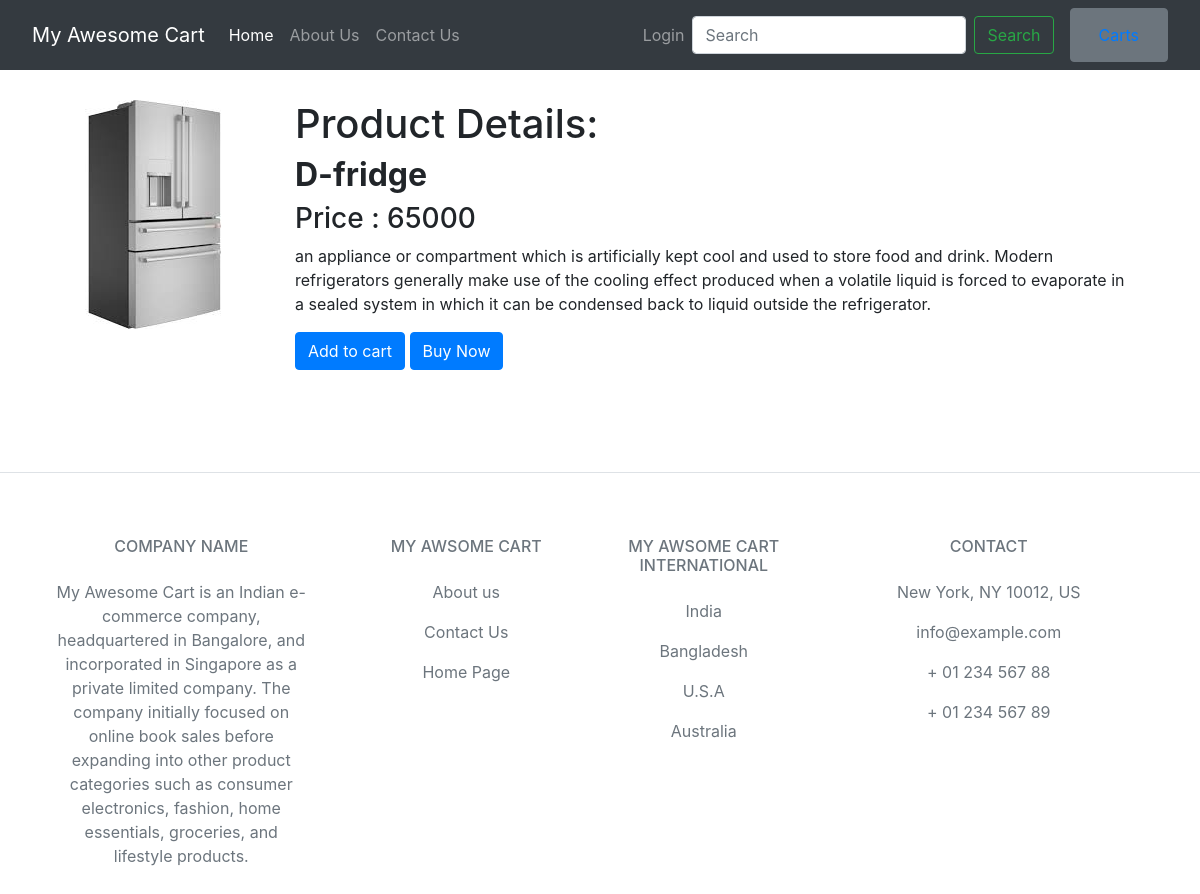
Page /prod_name/4 on the committed database.
### shop_sec/models.py (models this page shows, shortened)
class Product(models.Model):
    category =models.CharField(max_length=20,default="Not Known")
    sub_category=models.CharField(max_length=20, blank=True)
    prod_name=models.CharField(max_length=20,default="default ")
    Description=models.CharField(max_length=1000,default="default ")
    price=models.IntegerField(default=0)
    img=models.ImageField(upload_to='media',default='Not available')
    discount=models.IntegerField(default=0)

### shop_sec/views.py (the view)
# urls.py: path('prod_name/<int:pk>',ProductDetail.as_view(),name='productview'),
class ProductDetail(DetailView):
    model=Product
    template_name='shop/prod.html'
    context_object_name='product'

### shop_sec/templates/shop/prod.html (shortened to what this page needs)
{% extends 'shop/base.html' %}
{% block body %}
<div class="container">
    <div class="img">
        <img src='/cmedia/{{product.img}}'>
    </div>
    <div class="details">
        <h1> Product Details:</h1>
        <h2><b> {{product.prod_name|capfirst}} </b></h2>
        <h3> Price : {{product.price}}</h3>
        <p> {{product.Description}}</p>
        <a href=" {% url 'cartty' product.id %}"><button  class="btn btn-primary cartty">Add to cart</button></a>
        <a href="{% url 'order' product.id product.prod_name %}"><button  class="btn btn-primary cartty"> Buy Now</button></a>
    </div>
</div>
{% endblock %}

### shop_sec/templates/shop/prod.html (style rules this page uses)
.container { margin: 15px; display: flex; }
.img { padding: 15px; }
.details { padding: 15px; }

### rows in the picture
Product: img (picture), prod_name "D-fridge", price "65000", Description "an appliance or compartment which is artificially kept cool and used to store food and drink. Modern refrigerators generally make use of the cooling effect produced when a volatile liquid is forced to evaporate in a sealed system in which it can be condensed back to liquid outside the refrigerator."
